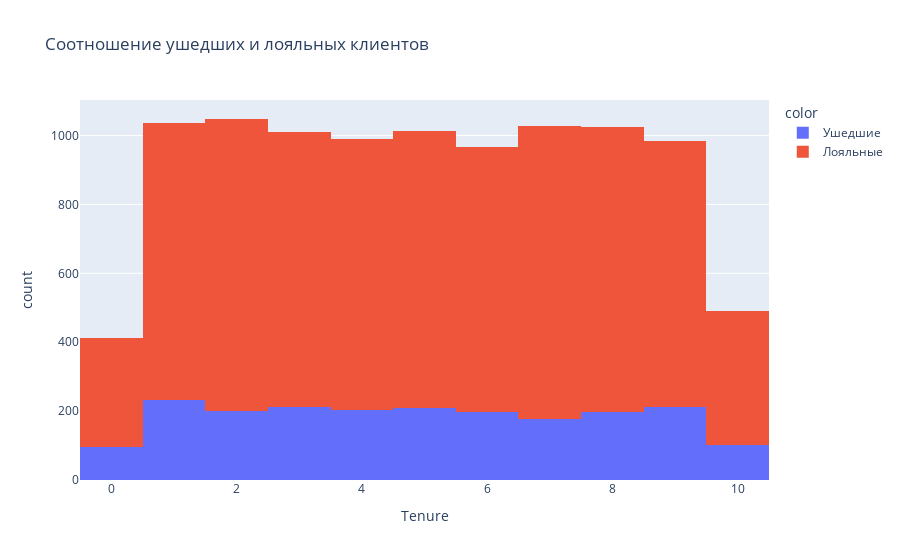

Notebook cell for this chart:
### Code cell
exited_data = churn_data.groupby('Exited', as_index=False).sum()

fig=px.histogram(
    data_frame=churn_data,
    x='Tenure',
    title='Соотношение ушедших и лояльных клиентов',
    color=churn_data['Exited'].map({1:'Ушедшие', 0:'Лояльные'}),
)


fig.show()

### Figure 1 — Plotly figure (JSON) as saved in the notebook; plotly's stock layout.template omitted (floating-point values rounded to 4 significant figures; data arrays with more than 128 entries replaced by an {"elided": "..."} marker saying what was removed)
{"data": [{"alignmentgroup": "True", "bingroup": "x", "hovertemplate": "color=Ушедшие<br>Tenure=%{x}<br>count=%{y}<extra></extra>", "legendgroup": "Ушедшие", "marker": {"color": "#636efa", "pattern": {"shape": ""}}, "name": "Ушедшие", "offsetgroup": "Ушедшие", "orientation": "v", "showlegend": true, "type": "histogram", "x": {"elided": "2037 int values"}, "xaxis": "x", "yaxis": "y"}, {"alignmentgroup": "True", "bingroup": "x", "hovertemplate": "color=Лояльные<br>Tenure=%{x}<br>count=%{y}<extra></extra>", "legendgroup": "Лояльные", "marker": {"color": "#EF553B", "pattern": {"shape": ""}}, "name": "Лояльные", "offsetgroup": "Лояльные", "orientation": "v", "showlegend": true, "type": "histogram", "x": {"elided": "7963 int values"}, "xaxis": "x", "yaxis": "y"}], "layout": {"barmode": "relative", "legend": {"title": {"text": "color"}, "tracegroupgap": 0}, "title": {"text": "Соотношение ушедших и лояльных клиентов"}, "xaxis": {"anchor": "y", "domain": [0, 1], "title": {"text": "Tenure"}}, "yaxis": {"anchor": "x", "domain": [0, 1], "title": {"text": "count"}}}}
